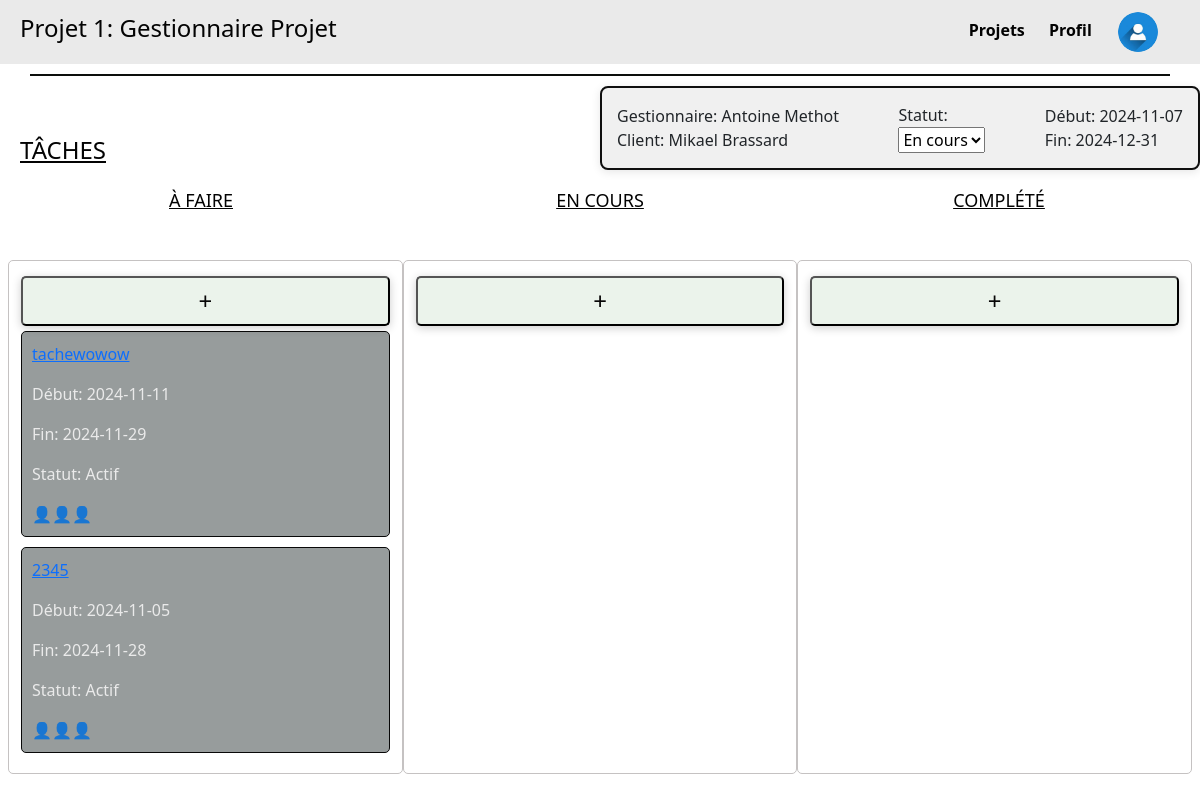
Before: /projet/1 with the older database file.
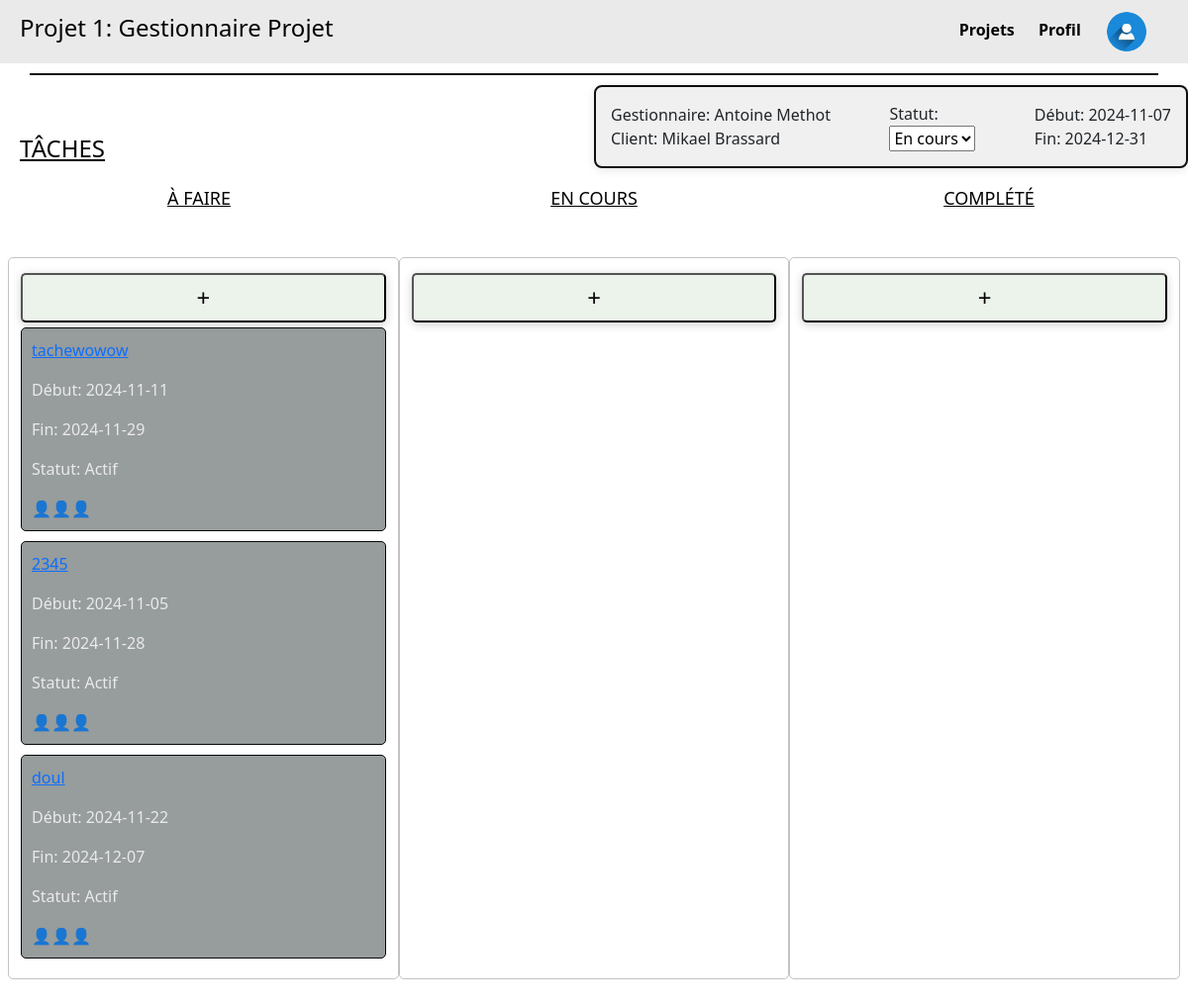
After: the same page with the newer database file.
### tables this page shows
CREATE TABLE Projet_proj (
    proj_id INTEGER PRIMARY KEY,
    proj_clnt_id INTEGER NOT NULL,
    proj_etat_etat INTEGER NOT NULL,
    proj_emp_id INTEGER NOT NULL,
    proj_nom TEXT NOT NULL,
    proj_dateDebut DATE,
    proj_dateFin DATE,
    proj_isTemplate BOOLEAN,
    FOREIGN KEY (proj_clnt_id) REFERENCES Client_clnt(clnt_id),
    FOREIGN KEY (proj_etat_etat) REFERENCES Etat_etat(etat_id),
    FOREIGN KEY (proj_emp_id) REFERENCES Employee_emp(emp_id)
);

CREATE TABLE Tache_tch (
    tch_id INTEGER PRIMARY KEY,
    tch_proj_id INTEGER NOT NULL,
    tch_etat_etat INTEGER NOT NULL,
    tch_parent INTEGER,
    tch_nom TEXT NOT NULL,
    tch_dateDebut DATE,
    tch_dateFin DATE,
    FOREIGN KEY (tch_proj_id) REFERENCES Projet_proj(proj_id),
    FOREIGN KEY (tch_etat_etat) REFERENCES Etat_etat(etat_id),
    FOREIGN KEY (tch_parent) REFERENCES Tache_tch(tch_id)
);

CREATE TABLE Etat_etat (
    etat_id INTEGER PRIMARY KEY,
    etat_nom TEXT NOT NULL
);

### main.py (the view)
@app.route('/projet/<int:id>', methods=['GET'])
def projet(id):
    projet = get_projet_by_id(id)
    if projet is None:
        return "Project not found", 404  # Or render a custom 404 page
    taches = get_taches_by_project(id)
    return render_template('projet.html', projet=projet, taches=taches)

### main.py (called while the page is built)
def get_taches_by_project(proj_id):
    conn = sqlite3.connect(DB)  # Connect to the database
    cursor = conn.cursor()
    query = """
    SELECT
        Tache_tch.tch_id AS id,
        Tache_tch.tch_proj_id AS projet_id,
        Etat_etat.etat_nom AS statut,  -- Get the status name instead of its ID
        Tache_tch.tch_nom AS nom,
        Tache_tch.tch_dateDebut AS dateDebut,
        Tache_tch.tch_dateFin AS dateFin
    FROM Tache_tch
    LEFT JOIN Etat_etat ON Tache_tch.tch_etat_etat = Etat_etat.etat_id  -- Join with the Etat_etat table
    WHERE Tache_tch.tch_proj_id = ?;
    """
    cursor.execute(query, (proj_id,))
    taches = cursor.fetchall()
    conn.close()
    return taches

### templates/projet.html (shortened to what this page needs)
<!DOCTYPE html>
<html lang="fr">
  <head>
    <link rel="stylesheet" href="/static/css/style.css" />
    <link
      href="https://cdn.jsdelivr.net/npm/bootstrap@5.3.3/dist/css/bootstrap.min.css"
      rel="stylesheet"
    />
  </head>
  <body>
    <div class="header">
      <h4>{{ projet[4] }}</h4>
      <div class="menu">
        <a href="{{ url_for('listeProjets') }}" class="highlight-link"
          >Projets</a
        >
        <a href="{{ url_for('profil') }}" class="highlight-link">Profil</a>
        <a href="#" class="user-icon">
          <img
            src="../static/images/icon_utiliateur.jpg"
            alt="User Icon"
            width="40"
            height="40"
          />
        </a>
      </div>
    </div>
    <div class="divider"></div>
    <h4 class="taches">TÂCHES</h4>
    <div class="project-details">
      <div class="part1">
        <p>Gestionnaire: {{ projet[8] }}</p>
        <p>Client: {{ projet[7] }}</p>
      </div>
      <div class="part2">
        <label for="status">Statut:</label>
        <select id="status">
          <option value="en_cours">En cours</option>
        </select>
      </div>
      <div class="part3">
        <p>Début: {{ projet[5] }}</p>
        <p>Fin: {{ projet[6] }}</p>
      </div>
    </div>
    <div class="task-status">
      <h4 class="A_faire">À FAIRE</h4>
      <h4 class="en_cours">EN COURS</h4>
      <h4 class="complete">COMPLÉTÉ</h4>
    </div>
    <div class="tasks-container row">
      <div
        class="column col-12 col-md-4"
        ondrop="drop(event)"
        ondragover="allowDrop(event)"
      >
        <button class="add-button" onclick="showTaskForm()">+</button>
        {% for tache in taches %}
        <div class="task" id="task{{ tache[0] }}" draggable="true" ondragstart="drag(event)">
          <a href="{{ url_for('tache', proj_id=projet[0], task_id=tache[0]) }}">
            <p>{{ tache[3] }}</p>
          </a>
          <p>Début: {{ tache[4] }}</p>
          <p>Fin: {{ tache[5] }}</p>
          <p>Statut: {{ tache[2] }}</p>
          <div class="icons">👤👤👤</div>
        </div>
        {% endfor %}
      </div>
      <div
        class="column col-12 col-md-4"
        ondrop="drop(event)"
        ondragover="allowDrop(event)"
      >
        <button class="add-button" onclick="showTaskForm()">+</button>
      </div>
      <div
        class="column col-12 col-md-4"
        ondrop="drop(event)"
        ondragover="allowDrop(event)"
      >
        <button class="add-button" onclick="showTaskForm()">+</button>
      </div>
    </div>
  </body>
</html>

### static/css/style.css (style rules this page uses)
body { font-family: Arial, sans-serif; margin: 0; padding: 0; background: #eaeaea; background-size: cover; }
.header { display: flex; justify-content: space-between; align-items: center; background-color: #eaeaea; padding: 10px 20px; color: #030303; }
.divider { width: 95%; height: 2px; background-color: #0c0e0c; margin: 10px auto; }
.taches { position: absolute; left: 20px; margin-top: 50px; text-decoration: underline; color: #030303; }
.add-button { width: 100%; height: 50px; background-color: #ebf3eb; color: rgb(7, 6, 6); font-size: 24px; border-radius: 5px; cursor: pointer; margin-top: 5px; box-shadow: 0 2px 10px rgba(0, 0, 0, 0.2); margin-bottom: 5px; }
.highlight-link { position: relative; text-decoration: none; color: #a80c67; padding: 5px 0; }
.menu a { margin-right: 20px; text-decoration: none; color: #020202; font-weight: bold; }
.user-icon { display: inline-block; font-size: 20px; border: 2px solid transparent; background-color: transparent; border-radius: 50%; margin-top: auto; vertical-align: middle; border-radius: 100%; overflow: hidden; margin: 0; padding: 0; }
.project-details { top: 20px; right: 20px; width: 90%; margin-left: auto; max-width: 600px; background-color: #f0f0f0; border: 2px solid #0f0f0f; border-radius: 8px; padding: 15px; box-shadow: 0 2px 10px rgba(3, 3, 3, 0.1); display: flex; justify-content: space-between; align-items: center; }
.part1, .part2, .part3 { display: flex; flex-direction: column; }
.part1 p, .part2 p, .part3 p { margin: 0; }
.column { width: 100%; background-color: transparent; padding: 10px; border: 1px solid #c5c2c2; border-radius: 5px; margin-bottom: 20px; }
.task { background-color: #979c9c; padding: 10px; margin-bottom: 10px; border-radius: 5px; border: 1px solid #080808; color:#eaeaea; }
.icons { display: flex; justify-content: flex-start; }
.task-status { display: flex; justify-content: space-evenly; margin-bottom: 20px; flex-wrap: wrap; }
.A_faire, .en_cours, .complete { margin-top: 20px; font-size: 18px; color: #020202; text-decoration: underline; text-align: center; width: 100%; }
@media (min-width: 576px) { .A_faire, .en_cours, .complete { width: auto; } }
.tasks-container { display: flex; flex-wrap: wrap; justify-content: space-between; padding: 20px; }
@media (min-width: 768px) { .A_faire, .en_cours, .complete { width: 33%; } }
.task { background-color: #979c9c; padding: 10px; margin-bottom: 10px; border-radius: 5px; border: 1px solid #080808; color:#eaeaea; cursor: move; }

Changed rows visible on the page:
added Tache_tch: tch_nom "doul", tch_dateDebut "2024-11-22", tch_dateFin "2024-12-07", etat_nom "Actif"
